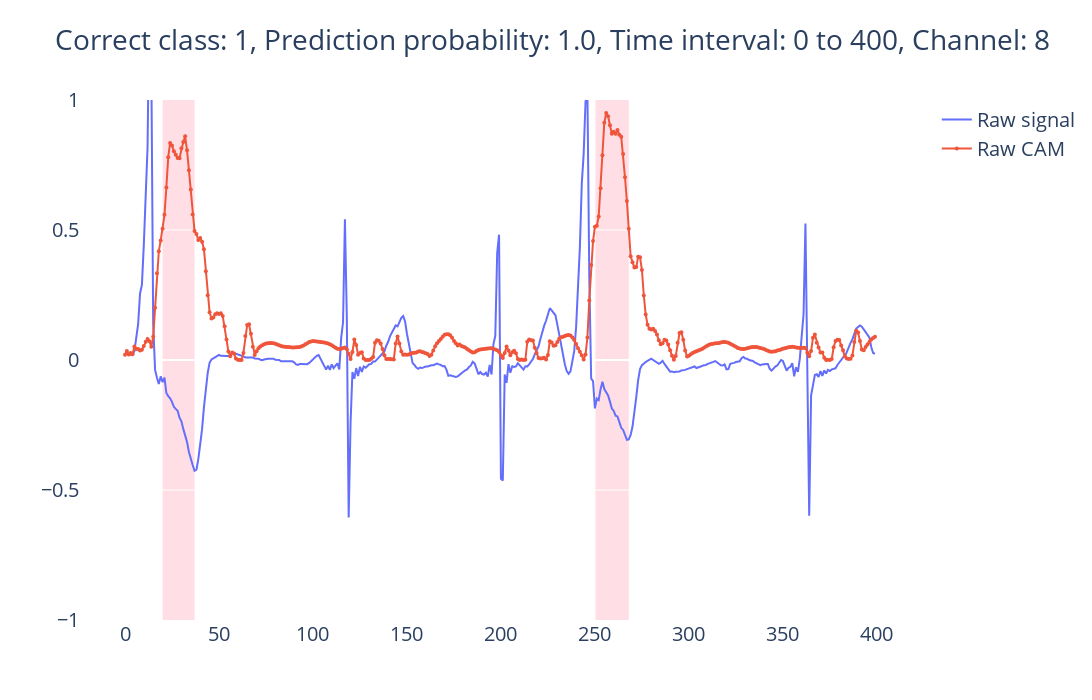

Notebook code for this chart:
### Code cell
fig = go.Figure([
    go.Scatter(x=np.arange(S,E,1), y=raw_input[:,C].T.squeeze()[S:E],
                    mode='lines',
                    name='Raw signal'),
    
    go.Scatter(x=np.arange(S,E,1),
                         y=cam.squeeze()[S:E],
                         marker=dict(size=4),
                    mode='lines+markers',
                    name='Raw CAM',
)])

cam90Pos = returnPos(np.where(cam_90==1)[0][(np.where(cam_90==1)[0]<=E) & (np.where(cam_90==1)[0]>=S)])
shapeDic = []
for i in cam90Pos:
    shapeDic.append(
        dict(type="rect",xref="x", yref="y", x0=i[0], x1=i[1],
         y0=np.min(raw_input.squeeze()), y1=max(np.max(raw_input), np.max(cam.flatten())),
         fillcolor="pink", opacity=0.5, line_width=0,layer="below")
    )

fig["layout"]["shapes"]=shapeDic
fig.update_layout(
    title=title,
    font=dict(size=20),
    width=1600,
    height=700,
    yaxis_range=[-1,1],
    paper_bgcolor='rgba(0,0,0,0)',
    plot_bgcolor='rgba(0,0,0,0)'
)
fig.show()

### Figure 1 — Plotly figure (JSON) as saved in the notebook; plotly's stock layout.template omitted (floating-point values rounded to 4 significant figures; data arrays with more than 128 entries replaced by an {"elided": "..."} marker saying what was removed)
{"data": [{"mode": "lines", "name": "Raw signal", "type": "scatter", "x": {"elided": "400 int values"}, "y": {"elided": "400 float values"}}, {"marker": {"size": 4}, "mode": "lines+markers", "name": "Raw CAM", "type": "scatter", "x": {"elided": "400 int values"}, "y": {"elided": "400 float values"}}], "layout": {"font": {"size": 20}, "height": 700, "paper_bgcolor": "rgba(0,0,0,0)", "plot_bgcolor": "rgba(0,0,0,0)", "shapes": [{"fillcolor": "pink", "layer": "below", "line": {"width": 0}, "opacity": 0.5, "type": "rect", "x0": 20, "x1": 37, "xref": "x", "y0": -1.225, "y1": 2.72, "yref": "y"}, {"fillcolor": "pink", "layer": "below", "line": {"width": 0}, "opacity": 0.5, "type": "rect", "x0": 250, "x1": 268, "xref": "x", "y0": -1.225, "y1": 2.72, "yref": "y"}], "title": {"text": "Correct class: 1, Prediction probability: 1.0, Time interval: 0 to 400, Channel: 8"}, "width": 1600, "yaxis": {"range": [-1, 1]}}}
